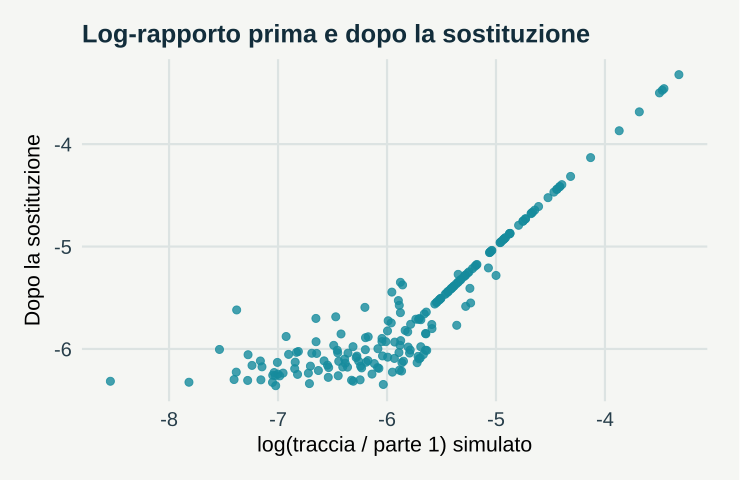

Reproduce this figure in R.
# GeoStat Lab — funzioni comuni. R >= 4.3; ggplot2 >= 3.4; jsonlite.
suppressPackageStartupMessages(library(ggplot2))
col_geo <- c('#168B9C','#BC5B35','#7054A4','#A17B19','#227864','#64748B')
theme_set(theme_minimal(base_size=17, base_family='sans') + theme(
  plot.background=element_rect(fill='#F5F6F3',colour=NA),
  panel.background=element_rect(fill='#F5F6F3',colour=NA),
  panel.grid.minor=element_blank(),panel.grid.major=element_line(colour='#DCE3E2'),
  plot.title=element_text(size=19,face='bold',colour='#122D3B'),
  plot.subtitle=element_text(size=13,colour='#405560',margin=margin(b=12)),
  axis.text=element_text(size=15,colour='#273E4A'),axis.title=element_text(size=16),
  legend.position='bottom',legend.title=element_blank(),legend.text=element_text(size=14),
  strip.text=element_text(size=15,face='bold'),plot.margin=margin(18,24,18,18)))
metric <- function(...) data.frame(grandezza=names(c(...)),valore=as.character(c(...)),check.names=FALSE)
f <- function(x,d=3) {out<-formatC(x,digits=d,format='fg');out[!is.finite(x)]<-'Non definito';out}
line_plot <- function(d,x='x',y='y',title='',xl=x,yl=y,group=NULL) {
 p<-ggplot(d,aes(x=.data[[x]],y=.data[[y]]))
 if(is.null(group)) p<-p+geom_line(colour=col_geo[1],linewidth=1.05) else p<-p+aes(colour=.data[[group]],group=.data[[group]])+geom_line(linewidth=1)+scale_colour_manual(values=col_geo)
 p+labs(title=title,x=xl,y=yl)
}
point_plot <- function(d,x='x',y='y',title='',xl=x,yl=y,group=NULL) {
 p<-ggplot(d,aes(x=.data[[x]],y=.data[[y]]))
 if(is.null(group))p<-p+geom_point(colour=col_geo[1],size=2.5,alpha=.8) else p<-p+aes(colour=.data[[group]])+geom_point(size=2.7,alpha=.85)+scale_colour_manual(values=col_geo)
 p+labs(title=title,x=xl,y=yl)
}
hist_plot<-function(x,title='',xl='Valore',bins=20)ggplot(data.frame(x=x),aes(x))+geom_histogram(bins=bins,fill=col_geo[1],colour='#F5F6F3')+labs(title=title,x=xl,y='Frequenza')
bar_plot<-function(d,x='gruppo',y='valore',title='',yl='Valore')ggplot(d,aes(x=.data[[x]],y=.data[[y]],fill=.data[[x]]))+geom_col(width=.65)+scale_fill_manual(values=rep(col_geo,length.out=length(unique(d[[x]])) ))+guides(fill='none')+labs(title=title,x=NULL,y=yl)
map_plot<-function(d,z='z',title='',xl='Est [km]',yl='Nord [km]')ggplot(d,aes(x,y,fill=.data[[z]]))+geom_raster()+coord_equal()+scale_fill_gradientn(colours=c('#153F56','#298C9C','#B8CDB2','#F1D889','#AD542F'))+labs(title=title,x=xl,y=yl)
acf_data<-function(x,lag=20){a<-acf(x,lag.max=min(lag,length(x)-1),plot=FALSE);data.frame(x=as.vector(a$lag)[-1],y=as.vector(a$acf)[-1])}
# AR(1), distribuzione marginale stazionaria N(0, 1).
ar_series<-function(n,rho){x<-numeric(n);x[1]<-rnorm(1);for(i in 2:n)x[i]<-rho*x[i-1]+sqrt(1-rho^2)*rnorm(1);x}
# Distanze euclidee in unità metriche già dichiarate; nessuna conversione implicita di CRS.
dist_cross<-function(a,b)sqrt(outer(a[,1],b[,1],'-')^2+outer(a[,2],b[,2],'-')^2)
# Predittore IDW: i punti coincidenti ricevono esattamente il valore osservato.
idw<-function(xy,z,new,power=2){dd<-dist_cross(new,xy);apply(dd,1,function(d)if(any(d<1e-10))mean(z[d<1e-10])else weighted.mean(z,d^(-power)))}
# CART didattico binario: divisioni assiali che minimizzano l'impurità di Gini.
cart_fit<-function(x,y,depth=2,minleaf=4){
 node<-list(p=mean(y),n=length(y));if(depth<1||length(unique(y))<2||length(y)<2*minleaf)return(node)
 best<-Inf
 for(j in seq_len(ncol(x))){v<-sort(unique(x[,j])); if(length(v)<2)next
  for(cut in (head(v,-1)+tail(v,-1))/2){left<-x[,j]<=cut;nl<-sum(left);nr<-sum(!left);if(min(nl,nr)<minleaf)next
   score<-nl*mean(y[left])*(1-mean(y[left]))+nr*mean(y[!left])*(1-mean(y[!left]))
   if(score<best){best<-score;node$j<-j;node$cut<-cut;split<-left}
  }
 }
 if(is.finite(best)){node$left<-cart_fit(x[split,,drop=FALSE],y[split],depth-1,minleaf);node$right<-cart_fit(x[!split,,drop=FALSE],y[!split],depth-1,minleaf)};node
}
cart_predict<-function(tree,x)apply(x,1,function(row){t<-tree;while(!is.null(t$j))t<-if(row[t$j]<=t$cut)t$left else t$right;t$p})
p <- list(dl = 0.25, frac = 0.65, seed = 17)
set.seed(p$seed)
m <- log(c(70, 20, 9.8, 0.2))

Z <- sweep(matrix(rnorm(800, 0, 0.6), ncol = 4), 2, m, "+")

X <- 100 * exp(Z)/rowSums(exp(Z))

z <- X[, 4] < p$dl

delta <- p$frac * p$dl

Y <- X

Y[z, 4] <- delta

Y[z, 1:3] <- Y[z, 1:3] * (100 - delta)/rowSums(Y[z, 1:3, drop = FALSE])

lr_vero <- mean(log(X[, 4]/X[, 1]))

lr_sost <- mean(log(Y[, 4]/Y[, 1]))

lr_esclusi <- mean(log(X[!z, 4]/X[!z, 1]))

data <- data.frame(x = log(X[, 4]/X[, 1]), y = log(Y[, 4]/Y[, 1]))

plots <- list(point_plot(data, title = "Log-rapporto prima e dopo la sostituzione", xl = "log(traccia / parte 1) simulato", 
    yl = "Dopo la sostituzione"))

metrics <- metric(`Quota sotto il limite` = f(mean(z)), `Media simulata del log-rapporto` = f(lr_vero), 
    `Media con sostituzione` = f(lr_sost), `Media escludendo i campioni` = f(lr_esclusi))
print(metrics,row.names=FALSE)
ggplot2::ggsave('m17-zeri-B.svg',plots[[1]],device=svglite::svglite,width=7.7,height=5.0,bg='#F8F6F1')
